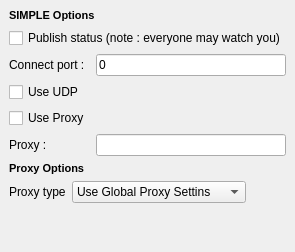
         <widget class="QWidget" name="simpleAdvancedSettings" >
          <layout class="QGridLayout" >
           <property name="margin" >
            <number>9</number>
           </property>
           <property name="spacing" >
            <number>6</number>
           </property>
           <item row="0" column="0" >
            <layout class="QGridLayout" >
             <property name="margin" >
              <number>0</number>
             </property>
             <property name="spacing" >
              <number>6</number>
             </property>
             <item row="1" column="0" >
              <layout class="QGridLayout" >
               <property name="margin" >
                <number>0</number>
               </property>
               <property name="spacing" >
                <number>6</number>
               </property>
               <item row="1" column="0" >
                <layout class="QGridLayout" >
                 <property name="margin" >
                  <number>0</number>
                 </property>
                 <property name="spacing" >
                  <number>6</number>
                 </property>
                 <item row="2" column="0" >
                  <widget class="QCheckBox" name="simpleProxyCheckBox" >
                   <property name="text" >
                    <string>Use Proxy</string>
                   </property>
                  </widget>
                 </item>
                 <item row="1" column="0" >
                  <widget class="QCheckBox" name="simpleUDPCheckBox" >
                   <property name="text" >
                    <string>Use UDP</string>
                   </property>
                  </widget>
                 </item>
                 <item row="3" column="0" >
                  <widget class="QLabel" name="label_85" >
                   <property name="text" >
                    <string>Proxy :</string>
                   </property>
                  </widget>
                 </item>
                 <item row="0" column="1" >
                  <widget class="QLineEdit" name="simpleConnectPortEdit" >
                   <property name="text" >
                    <string>0</string>
                   </property>
                  </widget>
                 </item>
                 <item row="3" column="1" >
                  <widget class="QLineEdit" name="simpleProxyEdit" />
                 </item>
                 <item row="0" column="0" >
                  <widget class="QLabel" name="label_84" >
                   <property name="text" >
                    <string>Connect port :</string>
                   </property>
                  </widget>
                 </item>
                </layout>
               </item>
               <item row="0" column="0" >
                <widget class="QCheckBox" name="simplePublishStatusCheckBox" >
                 <property name="text" >
                  <string>Publish status (note : everyone may watch you)</string>
                 </property>
                </widget>
               </item>
              </layout>
             </item>
             <item row="2" column="0" >
              <layout class="QGridLayout" >
               <property name="margin" >
                <number>0</number>
               </property>
               <property name="spacing" >
                <number>6</number>
               </property>
               <item row="1" column="0" >
                <widget class="QLabel" name="label_82" >
                 <property name="text" >
                  <string>Proxy type</string>
                 </property>
                </widget>
               </item>
               <item row="1" column="1" >
                <widget class="QComboBox" name="simpleProxyComboBox" >
                 <property name="maximumSize" >
                  <size>
                   <width>16777215</width>
                   <height>16777215</height>
                  </size>
                 </property>
                 <item>
                  <property name="text" >
                   <string>Use Global Proxy Settins</string>
                  </property>
                 </item>
                 <item>
                  <property name="text" >
                   <string>No Proxy</string>
                  </property>
                 </item>
                 <item>
                  <property name="text" >
                   <string>HTTP</string>
                  </property>
                 </item>
                 <item>
                  <property name="text" >
                   <string>SOCKS 4</string>
                  </property>
                 </item>
                 <item>
                  <property name="text" >
                   <string>SOCKS 5</string>
                  </property>
                 </item>
                 <item>
                  <property name="text" >
                   <string>Use Environmental Settins</string>
                  </property>
                 </item>
                </widget>
               </item>
               <item row="0" column="0" colspan="2" >
                <widget class="QLabel" name="label_83" >
                 <property name="text" >
                  <string>&lt;html>&lt;head>&lt;meta name="qrichtext" content="1" />&lt;/head>&lt;body style=" white-space: pre-wrap; font-family:MS Shell Dlg; font-size:8.25pt; font-weight:400; font-style:normal; text-decoration:none;">&lt;p style=" margin-top:0px; margin-bottom:0px; margin-left:0px; margin-right:0px; -qt-block-indent:0; text-indent:0px;">&lt;span style=" font-weight:600;">Proxy Options&lt;/span>&lt;/p>&lt;/body>&lt;/html></string>
                 </property>
                </widget>
               </item>
               <item row="1" column="2" >
                <spacer>
                 <property name="orientation" >
                  <enum>Qt::Horizontal</enum>
                 </property>
                 <property name="sizeHint" >
                  <size>
                   <width>40</width>
                   <height>20</height>
                  </size>
                 </property>
                </spacer>
               </item>
              </layout>
             </item>
             <item row="0" column="0" >
              <widget class="QLabel" name="label_86" >
               <property name="text" >
                <string>&lt;html>&lt;head>&lt;meta name="qrichtext" content="1" />&lt;/head>&lt;body style=" white-space: pre-wrap; font-family:MS Shell Dlg; font-size:8.25pt; font-weight:400; font-style:normal; text-decoration:none;">&lt;p style=" margin-top:0px; margin-bottom:0px; margin-left:0px; margin-right:0px; -qt-block-indent:0; text-indent:0px;">&lt;span style=" font-weight:600;">SIMPLE Options&lt;/span>&lt;/p>&lt;/body>&lt;/html></string>
               </property>
              </widget>
             </item>
            </layout>
           </item>
           <item row="1" column="0" >
            <spacer>
             <property name="orientation" >
              <enum>Qt::Vertical</enum>
             </property>
             <property name="sizeHint" >
              <size>
               <width>20</width>
               <height>40</height>
              </size>
             </property>
            </spacer>
           </item>
          </layout>
         </widget>
